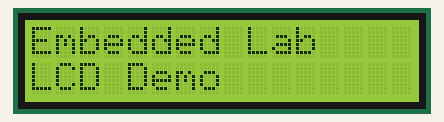
Recording of a sketch running on a simulated Arduino Uno, built with avr-gcc and run on an emulated ATmega328P. On the bench: 16×2 character LCD.

Above: at 0.1 s.
At 3.2 s:
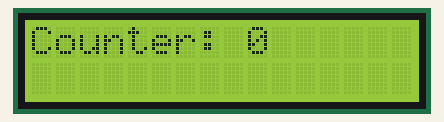
At 5.7 s:
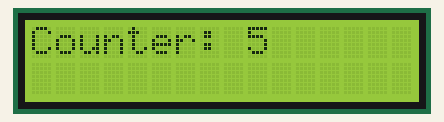
At 8.7 s:
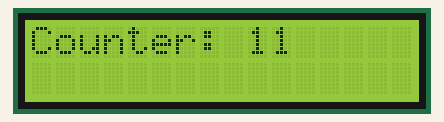
At 11.2 s:
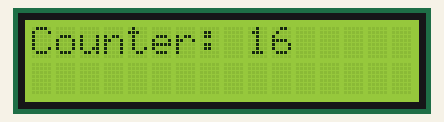
At 13.8 s:
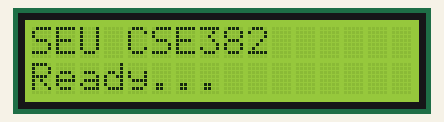

The sketch:

Code01.ino
```cpp
#include <Adafruit_LiquidCrystal.h>

// Initialize LCD (Tinkercad usually works with address 0)
Adafruit_LiquidCrystal lcd(0);

void setup() {

  // Initialize LCD
  lcd.begin(16, 2);

  // Turn on backlight
  lcd.setBacklight(1);

  // Display welcome message
  lcd.setCursor(0, 0);
  lcd.print("Embedded Lab");

  lcd.setCursor(0, 1);
  lcd.print("LCD Demo");

  delay(3000);

  lcd.clear();
}

void loop() {

  // Display counter heading
  lcd.setCursor(0,0);
  lcd.print("Counter:");

  // Count from 0 to 20
  for(int i = 0; i <= 20; i++)
  {
    lcd.setCursor(9,0);
    lcd.print("   ");   // clear previous number
    lcd.setCursor(9,0);
    lcd.print(i);

    delay(500);
  }

  lcd.clear();

  // Second screen
  lcd.setCursor(0,0);
  lcd.print("SEU CSE382");

  lcd.setCursor(0,1);
  lcd.print("Ready...");

  delay(3000);

  lcd.clear();
}
```

Measured:
- by itself, everything shown: repeats every 13.7 s, in 23 steps
- what the display in image 1 shows lasts 0.5 s, from 3.1 s to 3.6 s
- what the display in image 5 shows lasts 3.0 s, from 13.7 s to 16.7 s
